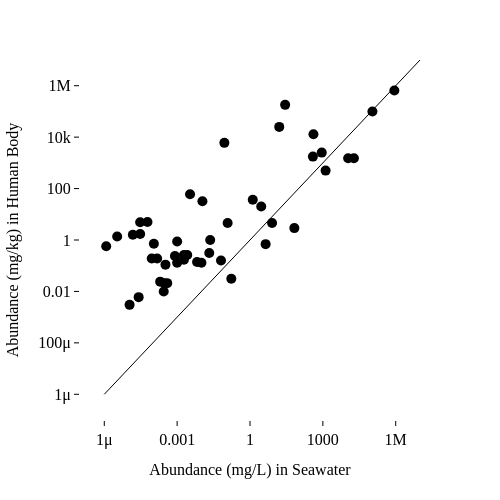

This figure's notebook cell:
### Markdown cell above
## Human vs Seawater

Let us compare humans to seawater

### Code cell
# create a scatter plot of the abundance of elements in seawater (x-axis) vs. the abundance of elements in the human body (y-axis) using plotly express, with log scale for both axes and custom hovertemplate to show element name and abundance values in both axes, and add a line y = x to the plot to show where the points would lie if the abundance in the biosphere was equal to the abundance in the crust.
# make the plot  interactive using plotly express so that mouseover reveals elemnt symbol
# set size of plot to 4x4 inches and use log scale for y-axis to better visualize the relationship between abundance and atomic number, especially for elements with low abundance.

import plotly.express as px

# fig will contain the traces and layout of the plot, and can be modified
fig = px.scatter(df, 
                x="W2",
                y="human", 
                width=500, height=500, 
                hover_data=["symbol"], 
                log_y=True, log_x=True, 
                )
# update the traces to add custom hovertemplate and marker styling
fig.update_traces(   
    customdata=df[["name"]],
    hovertemplate=
    "seawater: %{x:,}<br>" +
    "human: %{y:,}<br>" +
    "Sample: %{customdata[0]}<extra></extra>",
    mode="markers",
    marker=dict(size=10, color="black", opacity=1,),
    line=None,
    selector=dict(mode="markers")
    )

# add a line y = x to the plot to show where the points would lie if the abundance 
# in the biosphere was equal to the abundance in the crust. 
trace = px.line(final_df, x=[1e-6, 1e7], y=[1e-6, 1e7]).data[0]
trace.update(line=dict(color="black", width=1, dash="solid"),   # "solid", "dash", "dot", "dashdot"
             opacity = 1,
             name="x = y")

fig.add_trace(trace)

range = [-7,7]
# Style the plot using tufte style
fig.update_layout(
    template="simple_white",
    font=dict(
        family="Palatino, Garamond, Computer Modern, Times New Roman",     # e.g. "Times New Roman", "Helvetica", "Computer Modern"
        size=16,
        color="black"
    ),
    title = None,
    title_font_size=14,
    xaxis_title="Abundance (mg/L) in Seawater",
    yaxis_title="Abundance (mg/kg) in Human Body",
    xaxis_title_font_size=16,
    yaxis_title_font_size=16,
    xaxis=dict(
        showline=False,
        linewidth=1,
        linecolor='black',
        ticks='outside',
        tickwidth=1,
        tickcolor='black',
        ticklen=5,
        range=range
    ),
    yaxis=dict(
        showline=False,
        linewidth=1,
        linecolor='black',
        ticks='outside',
        tickwidth=1,
        tickcolor='black',
        ticklen=5,
        range=range,
    )
)

fig.write_html("plot_abundance_human_crust1.html", include_plotlyjs="cdn")
fig.show()

### Figure 1 — Plotly figure (JSON) as saved in the notebook; plotly's stock layout.template omitted (floating-point values rounded to 4 significant figures)
{"data": [{"customdata": [["Hydrogen"], ["Helium"], ["Lithium"], ["Beryllium"], ["Boron"], ["Carbon"], ["Nitrogen"], ["Oxygen"], ["Fluorine"], ["Neon"], ["Sodium"], ["Magnesium"], ["Aluminum"], ["Silicon"], ["Phosphorus"], ["Sulfur"], ["Chlorine"], ["Argon"], ["Potassium"], ["Calcium"], ["Scandium"], ["Titanium"], ["Vanadium"], ["Chromium"], ["Manganese"], ["Iron"], ["Cobalt"], ["Nickel"], ["Copper"], ["Zinc"], ["Gallium"], ["Germanium"], ["Arsenic"], ["Selenium"], ["Bromine"], ["Krypton"], ["Rubidium"], ["Strontium"], ["Yttrium"], ["Zirconium"], ["Niobium"], ["Molybdenum"], ["Ruthenium"], ["Silver"], ["Cadmium"], ["Indium"], ["Tin"], ["Antimony"], ["Tellurium"], ["Iodine"], ["Cesium"], ["Barium"], ["Lanthanum"], ["Cerium"], ["Samarium"], ["Tantalum"], ["Tungsten"], ["Gold"], ["Mercury"], ["Thallium"], ["Lead"], ["Bismuth"], ["Radium"], ["Thorium"], ["Uranium"]], "hovertemplate": "seawater: %{x:,}<br>human: %{y:,}<br>Sample: %{customdata[0]}<extra></extra>", "legendgroup": "", "line": {}, "marker": {"color": "black", "opacity": 1, "size": 10, "symbol": "circle"}, "mode": "markers", "name": "", "orientation": "v", "showlegend": false, "type": "scatter", "x": [110000.0, 7.2e-06, 0.17, 6e-07, 4.4, 28.0, 16.0, 880000.0, 1.3, 0.00012, 11000.0, 1300.0, 0.001, 2.9, 0.088, 900.0, 19000.0, 0.45, 390.0, 410.0, 4e-06, 0.001, 0.0019, 0.0002, 0.0019, 0.0034, 0.00039, 0.0066, 0.023, 0.011, 3e-05, 6e-05, 0.0026, 9e-05, 67.0, 0.00021, 0.12, 8.1, 1.3e-06, 2.6e-05, 1.5e-05, 0.01, NaN, 0.00028, 0.00011, NaN, 0.00081, 0.00033, NaN, 0.064, 0.0003, 0.021, 3.4e-06, 1.2e-06, 4.5e-07, 2.5e-06, 1e-06, 1.1e-05, 0.00015, NaN, 3e-05, 2e-05, NaN, 1.5e-06, 0.0033], "xaxis": "x", "y": [100000.0, 2.039e-14, 0.031, NaN, 0.69, 180000.0, 25000.0, 650000.0, 37.0, 8.5e-17, 1500.0, 500.0, 0.87, 20.0, 6000.0, 2500.0, 1500.0, 4.25e-17, 1750.0, 13000.0, NaN, 0.13, 0.26, 0.024, 0.17, 60.0, 0.021, 0.14, 1.0, 32.0, 4.9, 5.0, 0.26, 0.19, 2.9, 2.125e-17, 4.6, 4.6, NaN, 0.006, 1.6, 0.13, 0.022, 0.01, 0.72, NaN, 0.24, 0.11, 0.12, 0.16, 0.021, 0.31, 1.37, 0.57, NaN, NaN, NaN, 0.003, 0.19, NaN, 1.7, NaN, NaN, NaN, NaN], "yaxis": "y"}, {"hovertemplate": "x=%{x}<br>y=%{y}<extra></extra>", "legendgroup": "", "line": {"color": "black", "dash": "solid", "width": 1}, "marker": {"symbol": "circle"}, "mode": "lines", "name": "x = y", "opacity": 1, "orientation": "v", "showlegend": false, "type": "scatter", "x": [1e-06, 10000000.0], "xaxis": "x", "y": [1e-06, 10000000.0], "yaxis": "y"}], "layout": {"font": {"color": "black", "family": "Palatino, Garamond, Computer Modern, Times New Roman", "size": 16}, "height": 500, "legend": {"tracegroupgap": 0}, "margin": {"t": 60}, "title": {"font": {"size": 14}}, "width": 500, "xaxis": {"anchor": "y", "domain": [0, 1], "linecolor": "black", "linewidth": 1, "range": [-7, 7], "showline": false, "tickcolor": "black", "ticklen": 5, "ticks": "outside", "tickwidth": 1, "title": {"font": {"size": 16}, "text": "Abundance (mg/L) in Seawater"}, "type": "log"}, "yaxis": {"anchor": "x", "domain": [0, 1], "linecolor": "black", "linewidth": 1, "range": [-7, 7], "showline": false, "tickcolor": "black", "ticklen": 5, "ticks": "outside", "tickwidth": 1, "title": {"font": {"size": 16}, "text": "Abundance (mg/kg) in Human Body"}, "type": "log"}}}
